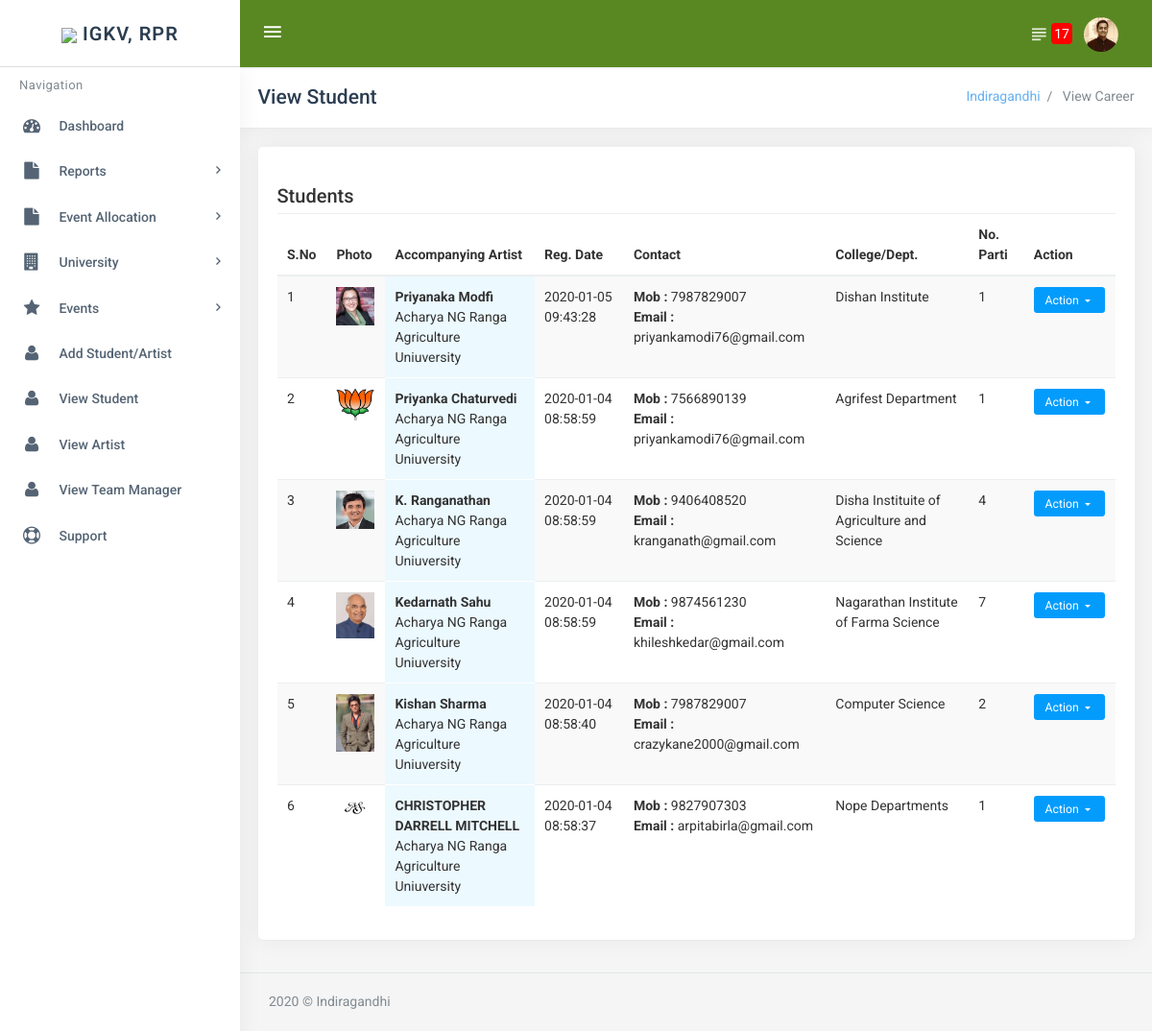
Screenshot of /view_sstudent.php (signed in) with the database file from the repository.
### tables this page shows
CREATE TABLE `users` (
  `id` int(11) NOT NULL,
  `name` varchar(100) NOT NULL,
  `email` varchar(50) NOT NULL,
  `tx_address` varchar(60) NOT NULL,
  `file` varchar(150) NOT NULL DEFAULT 'default.jpg',
  `gender` varchar(10) NOT NULL,
  `date` timestamp NOT NULL DEFAULT CURRENT_TIMESTAMP ON UPDATE CURRENT_TIMESTAMP,
  `verified` varchar(20) NOT NULL DEFAULT 'True',
  `password` varchar(100) NOT NULL,
  `phone` varchar(20) NOT NULL,
  `activation_code` varchar(50) NOT NULL,
  `tutorial_taken` varchar(10) NOT NULL DEFAULT 'No',
  `balance` varchar(10) NOT NULL DEFAULT '0',
  `kyc_approved` varchar(20) NOT NULL DEFAULT 'Pending',
  `g_auth_key` varchar(50) NOT NULL
);

CREATE TABLE `student` (
  `id` int(11) NOT NULL,
  `university` varchar(100) NOT NULL,
  `student_name` varchar(71) NOT NULL,
  `father_name` varchar(70) NOT NULL,
  `dob` varchar(30) NOT NULL,
  `college_dept` varchar(100) NOT NULL,
  `no_of_time_participated` varchar(10) NOT NULL,
  `student_signature` varchar(100) NOT NULL,
  `dean_signature` varchar(100) NOT NULL,
  `photo` varchar(100) NOT NULL,
  `date` timestamp NOT NULL DEFAULT CURRENT_TIMESTAMP ON UPDATE CURRENT_TIMESTAMP,
  `status` varchar(30) NOT NULL DEFAULT 'Active',
  `address` text NOT NULL,
  `mobile` varchar(15) NOT NULL,
  `email` varchar(70) NOT NULL,
  `type_user` varchar(30) NOT NULL,
  `gender` varchar(20) NOT NULL
);

### pdo_class_data.php (called while the page is built, shortened)
<?php
  function authenticate(){
    if(isset($_SESSION['user'], $_SESSION['loged_primitives']))
      {
         include 'connection.php';
          $pdo = new PDO($dsn, $user, $pass, $opt);
          try {
              $stmt = $pdo->prepare('SELECT * FROM users WHERE email ="'.$_SESSION['user'].'"');
          } catch(PDOException $ex) {
              echo "An Error occured!";
              print_r($ex->getMessage());
          }
          $stmt->execute();
          $user = $stmt->fetch();
          $pass = md5($user['password']);
           return $user;      }
      else
      {
        header('Location:sign_in.php?choice=error&value=Session timed out. Login again.');
      }
       return $user;
  }
?>

### administrator/function.php (called while the page is built, shortened)
<?php
    function count_notification($table, $id){
        include 'connection.php';
            $dsn = "mysql:host=$host;dbname=$db;charset=$charset";
            $opt = [
                PDO::ATTR_ERRMODE            => PDO::ERRMODE_EXCEPTION,
                PDO::ATTR_DEFAULT_FETCH_MODE => PDO::FETCH_ASSOC,
                PDO::ATTR_EMULATE_PREPARES   => false,
            ];
        $pdo = new PDO($dsn, $user, $pass, $opt);
      try {
          $stmt = $pdo->prepare('SELECT * FROM `notification` WHERE `user_id`='.$id.' AND `status`="Unread" ORDER BY date DESC');
      } catch(PDOException $ex) {
          echo "An Error occured!";
          print_r($ex->getMessage());
      }
      $stmt->execute();
      $user = $stmt->rowCount();
      return $user;
    }
 ?>

### view_sstudent.php (the view, shortened to what this page needs)
<?php require 'includes/header_start.php'; ?>
<link rel="stylesheet" href="assets/plugins/morris/morris.css">
<?php require 'includes/header_end.php'; ?>
<div class="content-page">
    <div class="content">
        <div class="container">
            <div class="row">
                <div class="col-xs-12">
                    <div class="page-title-box">
                        <h4 class="page-title">View Student </h4>
                        <ol class="breadcrumb p-0">
                            <li>
                                <a href="#"><?php echo $pdo_auth['name']; ?></a>
                            </li>
                            <li class="active">
                               View Career
                            </li>
                        </ol>
                        <div class="clearfix"></div>
                    </div>
                </div>
            </div>
            <div class="row">
                <div class="col-xl-12 col-xs-12">
                    <div class="card-box items">
                      <div style="padding: 10px;"></div>
                       <h3 style="color: #333;text-align:left;font-size: 20px">Students </h3>
                         <table  style="color: #333;" class="table table-striped table-hover">
                          <thead>
                             <tr>
                               <th>S.No</th>
                               <th>Photo</th>
                               <th>Accompanying Artist</th>
                               <th>Reg. Date</th>
                               <th>Contact </th>
                               <th>College/Dept. </th>
                               <th>No. Parti </th>
                               <th>Action</th>
                             </tr>
                          </thead>
                          <tbody>
                            <?php
                            try {
                                  $stmt = $pdo->prepare('SELECT * FROM `student` WHERE `type_user`="Student" ORDER BY date DESC');
                              } catch(PDOException $ex) {
                                  echo "An Error occured!";
                                  print_r($ex->getMessage());
                              }
                              $stmt->execute();
                              $user = $stmt->fetchAll();
                              $i=1;
                              foreach($user as $key=>$value){
                                echo '<tr>
                                    <td>'.$i.'</td>
                                    <td><img src="photo/'.$value['photo'].'" style="width:40px;" /></td>
                                   <td style="background-color:#ecf9ff;border-bottom:solid 1px #fff;"><b>'.$value['student_name'].'</b><br/>
                                      <span>'.$value['university'].'</span>
                                   </td>
                                    <td>'.$value['date'].'</td>
                                    <td><b>Mob : </b>'.$value['mobile'].'<br/><b>Email : </b>'.$value['email'].'</td>
                                    <td>'.$value['college_dept'].'</td>
                                    <td>'.$value['no_of_time_participated'].'</td>
                                    <td>
                                        <div class="btn-group mr-1 mt-1">
                                            <button type="button" class="btn btn-primary btn-sm dropdown-toggle waves-effect waves-light" data-toggle="dropdown" aria-haspopup="true" aria-expanded="false">
                                                Action <i class="mdi mdi-chevron-down"></i>
                                            </button>
                                            <div class="dropdown-menu">
                                                <a class="dropdown-item" onclick="return confirm(\' Are You Sure You Want to Delete This Student \')" href="delete_student.php?id='.$value['id'].'">Delete</a>
                                                <a class="dropdown-item" target="_blank" href="view_student_details.php?id='.$value['id'].'">View Details</a>
                                            </div>
                                        </div>
                                     </td>
                                  </tr>';
                                  $i++;
                            }
                          ?>
                        </tbody>
                      </table>
                    </div>
                </div>
            </div>
        </div>
    </div>
</div>
<?php require 'includes/footer_start.php' ?>
<?php require 'includes/footer_end.php' ?>

### includes/topbar.php (shortened to what this page needs)
<div class="topbar">
    <div class="topbar-left" style="border-bottom: solid 1px #ddd">
        <a href="dashboard.php" class="logo" id="logo-tour"><img src="iop.png" style="width: 30px;"> <span style="border-top:solid 10px transparent;">IGKV, RPR</span></a>
    </div>
    <nav class="navbar navbar-custom" style="background-color: #598823">
        <ul class="nav navbar-nav">
            <li class="nav-item">
                <button class="button-menu-mobile open-left waves-light waves-effect">
                    <i class="zmdi zmdi-menu"></i>
                </button>
            </li>
        </ul>
        <ul class="nav navbar-nav pull-right">
            <li class="nav-item dropdown notification-list">
                <a class="nav-link waves-effect waves-light right-bar-toggle" href="javascript:void(0);" style="display: block;position: relative;">
                    <i class="zmdi zmdi-format-subject noti-icon"></i> <span style="background-color: red;color: #fff;border-radius:4px;margin-left:-10px;padding:3px;z-index: 1000">
                        <?php echo count_notification("notification", $pdo_auth['id']); ?></span>
                </a>
            </li>
            <li class="nav-item dropdown notification-list">
                <a class="nav-link dropdown-toggle arrow-none waves-effect waves-light nav-user"
                   data-toggle="dropdown" href="#" role="button"
                   aria-haspopup="false" aria-expanded="false">
                    <img src="profile/<?php echo $pdo_auth['file']; ?>" alt="user" class="img-circle">
                </a>
            </li>
        </ul>
    </nav>
</div>

### includes/footer_start.php (shortened to what this page needs)
<footer class="footer text-right">
    <?php echo date("Y"); ?> &copy; <?php echo $pdo_auth['name']; ?>
</footer>
</div>

### rows the page displays
users: file (picture), name "Indiragandhi"
student: photo (picture), student_name "Priyanaka Modfi", university "Acharya NG Ranga Agriculture Uniuversity", date "2020-01-05 09:43:28", mobile "7987829007", email "priyankamodi76@gmail.com", college_dept "Dishan Institute", no_of_time_participated "1"
student: photo (picture), student_name "Priyanka Chaturvedi", university "Acharya NG Ranga Agriculture Uniuversity", date "2020-01-04 08:58:59", mobile "7566890139", email "priyankamodi76@gmail.com", college_dept "Agrifest Department", no_of_time_participated "1"
student: photo (picture), student_name "K. Ranganathan", university "Acharya NG Ranga Agriculture Uniuversity", date "2020-01-04 08:58:59", mobile "9406408520", email "kranganath@gmail.com", college_dept "Disha Instituite of Agriculture and Science", no_of_time_participated "4"
student: photo (picture), student_name "Kedarnath Sahu", university "Acharya NG Ranga Agriculture Uniuversity", date "2020-01-04 08:58:59", mobile "9874561230", email "khileshkedar@gmail.com", college_dept "Nagarathan Institute of Farma Science", no_of_time_participated "7"
student: photo (picture), student_name "Kishan Sharma", university "Acharya NG Ranga Agriculture Uniuversity", date "2020-01-04 08:58:40", mobile "7987829007", email "crazykane2000@gmail.com", college_dept "Computer Science", no_of_time_participated "2"
student: photo (picture), student_name "CHRISTOPHER DARRELL MITCHELL", university "Acharya NG Ranga Agriculture Uniuversity", date "2020-01-04 08:58:37", mobile "9827907303", email "arpitabirla@gmail.com", college_dept "Nope Departments", no_of_time_participated "1"

### other values shown
count_notification("notification", $pdo_auth['id']) "17"
